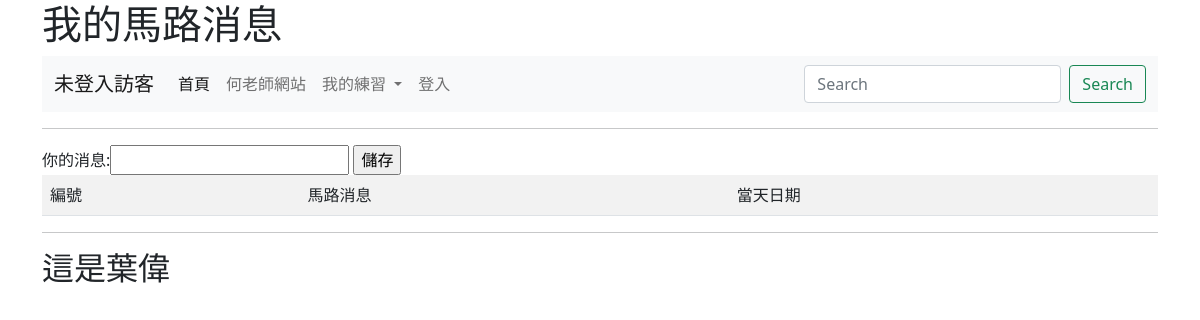
Page /note/ on the earlier database version.
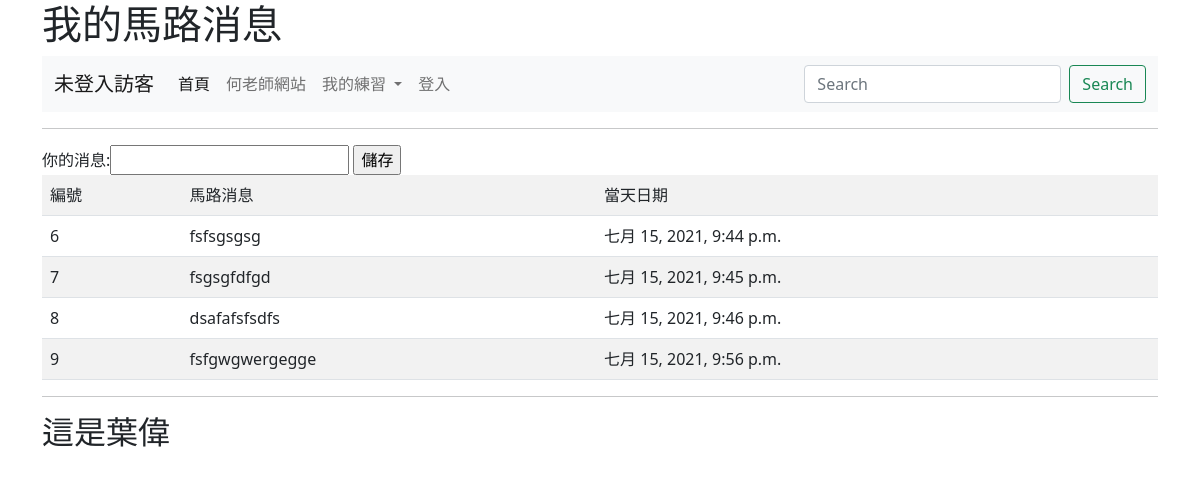
Same page on the later database version.
### mysite/models.py (models this page shows, shortened)
class Note(models.Model):
    title = models.CharField(max_length=200)
    pub_date = models.DateTimeField(default=timezone.now)

### mysite/views.py (the view)
# urls.py: path('note/',views.note),
def note(request):
    notes = Note.objects.all()
    return render(request, "note.html", locals())

### templates/note.html (shortened to what this page needs)
{% extends "base.html" %}
{% block main %}
      <hr>
      <form action="/addnote/" method=POST>
            你的消息:<input name="title" type=text size=20>
            <input type=submit value="儲存">
      </form>
      <table class="table table-striped">
            <tr><td>編號</td><td>馬路消息</td><td>當天日期</td>
            </tr>
      {% for note in notes %}
            <tr>
                  <td>{{note.id}}</td>
                  <td>
                        {{note.title}}
                  </td>
                  <td>{{note.pub_date}}</td>
            </tr>
      {% endfor %}
      </table>
{% endblock %}

### templates/base.html (shortened to what this page needs)
<!doctype html>
<html>
  <head>
    <link href="https://cdn.jsdelivr.net/npm/bootstrap@5.0.2/dist/css/bootstrap.min.css" rel="stylesheet">
  </head>
  <body>
      <div class="container">
        <h1>{% block headmessage %}{% endblock %}</h1>
        {% include "menu.html"%}
        {% block main %}{% endblock %}
        <hr>
            {% include "footer.html" %}
    </div>
  </body>
</html>

### templates/menu.html (shortened to what this page needs)
 <nav class="navbar navbar-expand-lg navbar-light bg-light">
                <div class="container-fluid">
                  <a class="navbar-brand" href="#">
                    {% if request.user.is_authenticated %}
                      {{request.user.first_name}}
                    {% else %}
                    未登入訪客
                    {% endif%}
                  </a>
                  <div class="collapse navbar-collapse" id="navbarSupportedContent">
                    <ul class="navbar-nav me-auto mb-2 mb-lg-0">
                      <li class="nav-item">
                        <a class="nav-link active" aria-current="page" href="/">首頁</a>
                      </li>
                      <li class="nav-item">
                        <a class="nav-link" href="https://104.es/python-data-analysis-keypoints/">何老師網站</a>
                      </li>
                      <li class="nav-item dropdown">
                        <a class="nav-link dropdown-toggle" href="#" id="navbarDropdown" role="button" data-bs-toggle="dropdown" aria-expanded="false">
                          我的練習
                        </a>
                      </li>
                      {% if request.user.is_authenticated %}
                      <li class="nav-item">
                        <a class="nav-link" href="/logout/" tabindex="-1">登出</a>
                      </li>
                      {% else%}
                      <li class="nav-item">
                        <a class="nav-link" href="/admin/login/?next=/" tabindex="-1">登入</a>
                      </li>
                      {% endif %}
                    </ul>
                    <form class="d-flex">
                      <input class="form-control me-2" type="search" placeholder="Search" aria-label="Search">
                      <button class="btn btn-outline-success" type="submit">Search</button>
                    </form>
                  </div>
                </div>
              </nav>

### templates/footer.html (shortened to what this page needs)
<!DOCTYPE html>
<html lang="en">
<head>
</head>
<body>
  <h2>這是葉偉</h2>
</body>
</html>

Differences in the rows shown:
added Note: id "6", title "fsfsgsgsg", pub_date "七月 15, 2021, 9:44 p.m."
added Note: id "7", title "fsgsgfdfgd", pub_date "七月 15, 2021, 9:45 p.m."
added Note: id "8", title "dsafafsfsdfs", pub_date "七月 15, 2021, 9:46 p.m."
added Note: id "9", title "fsfgwgwergegge", pub_date "七月 15, 2021, 9:56 p.m."
